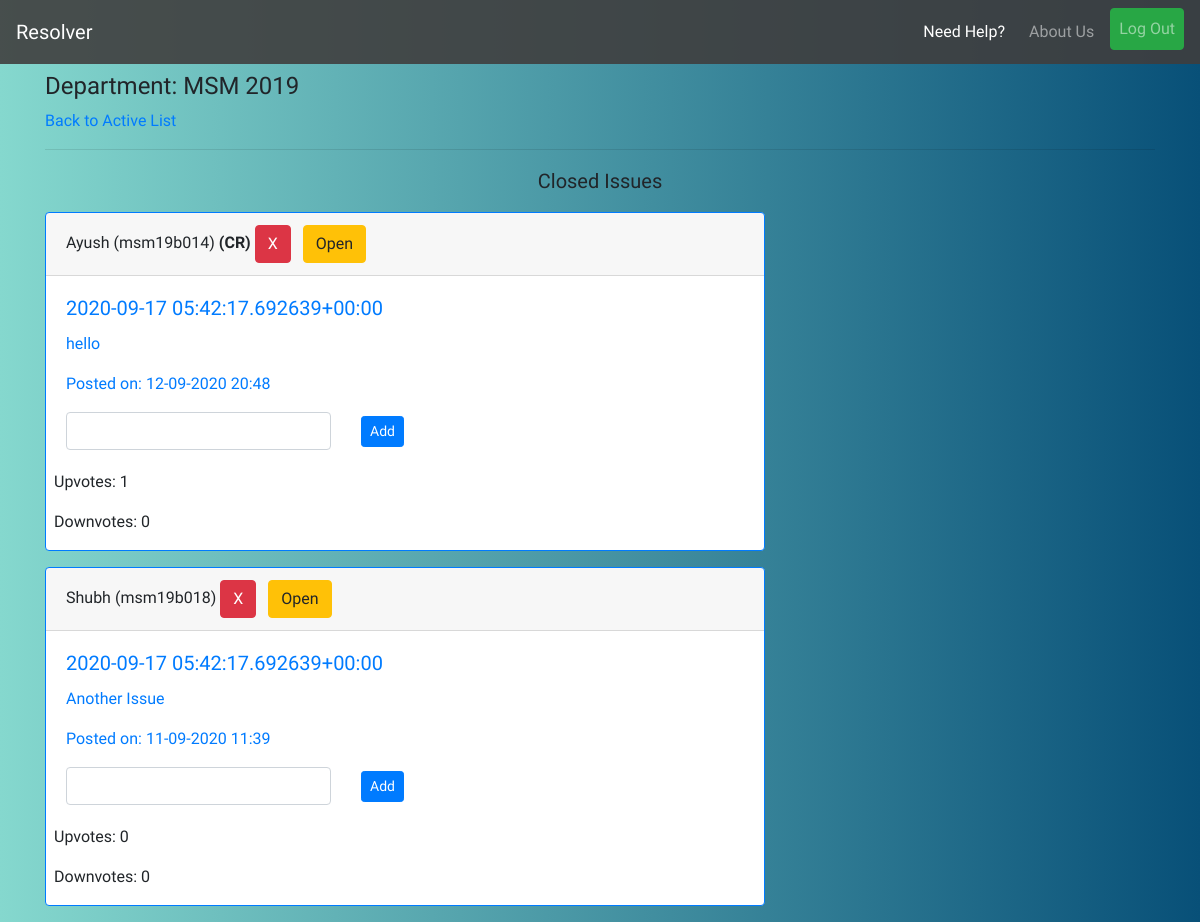
Page /close/ (signed in) on the earlier database version.
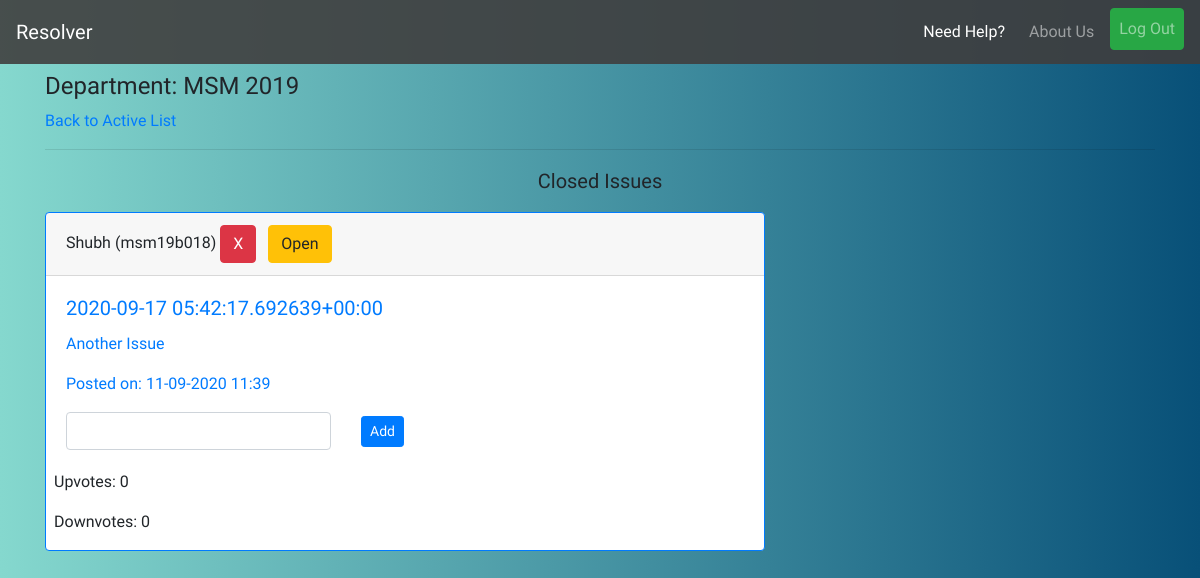
Same page on the later database version.
### reporter/models.py (models this page shows, shortened)
class Report(models.Model):
    user = models.ForeignKey(UserInfo,on_delete=models.CASCADE,blank=True)
    title = models.CharField('Subject',max_length=56)
    content = models.TextField('Issue')
    department = models.CharField(max_length=20,blank=True)
    year = models.CharField(max_length=4,blank=True)
    timestamp = models.DateTimeField(auto_now_add=True)
    updated = models.DateTimeField(auto_now=True)
    active = models.BooleanField(default=True)
    resolved = models.BooleanField(default=False)
    cr_line = models.CharField(max_length=256,null=True,blank=True)
    upvotes = models.IntegerField(default=0)
    downvotes = models.IntegerField(default=0)
    deadline = models.DateTimeField(null=True)
    class Meta:
        ordering = ['-timestamp']

### profiles/models.py (models this page shows, shortened)
class UserInfo(models.Model):
    user = models.OneToOneField(User,on_delete=models.CASCADE,related_name='info')
    is_cr = models.BooleanField(default=False)
    department = models.CharField(max_length=20)
    join_year = models.CharField(max_length=4)
    institute = models.ForeignKey(Institute,on_delete=models.CASCADE,related_name='allusers')
    registered_on = models.DateTimeField(auto_now_add=True)
    total_upvotes = models.IntegerField(default=0)
    total_downvotes = models.IntegerField(default=0)
    total_novotes = models.IntegerField(default=0)
    class Meta:
        ordering = ['-total_upvotes','-total_downvotes','-total_novotes']

class User(AbstractUser):
    pass

### reporter/views.py (the view)
# urls.py: path('close/',views.close_view,name='close-stage'),
@login_required
def close_view(request):
    if(request.user.info.is_cr):
        if(request.method=='POST'):
            id_ = int(request.POST.get('id',None))
            resolve_message = request.POST.get('c-line',None)
            obj = Report.objects.get(id=id_)
            obj.cr_line = resolve_message
            obj.save()
        qs = Report.objects.filter(active=False,department=request.user.info.department,year=request.user.info.join_year,resolved=False).order_by('-updated')
        return render(request,'reporter/closed.html',{'issue_list':qs})
    raise PermissionDenied

### reporter/templates/reporter/closed.html (shortened to what this page needs)
{% extends 'base.html' %}
{% load static %}
{% block content %}
{% if request.user.is_authenticated %}
    <h4 class=mt-2>Department: {{request.user.info.department|upper}} {{request.user.info.join_year}}</h4>
    <a href="{% url 'reporter:index' %}">Back to Active List</a>
    <hr>
    <p class="mt-2 lead text-center">Closed Issues</p>
    {% for issue in issue_list %}
    <div class="card border-primary mb-3" style="max-width: 45rem;">
        <div class="card-header">{{issue.user.user.first_name}} ({{issue.user.user.username}}) {% if issue.user.is_cr %}<strong>(CR)</strong>{% endif %} {% if request.user.info.is_cr %}<button type="button" class="btn btn-danger" data-toggle="modal" data-target="#deleteModal">X</button> <a class="btn btn-warning ml-2" href="{% url 'reporter:close-issue' issue.id %}">Open</a> {% endif %} {% if issue.cr_line %}<a class="btn btn-success" href="{% url 'reporter:resolve-issue' issue.id %}">Resolve</a>{% endif %}</div>
        <div class="card-body text-primary">
          <h5 class="card-title">{{issue.title}}</h5>
          <p class="card-text" >{{issue.content}}</p>
          <p class="card-text">Posted on: {{issue.timestamp|date:'d-m-Y H:i'}}</p>
          {% if issue.cr_line %}
          <p class="card-text resolve-message"><em>Resolved Message: </em><span style="color: black;">{{issue.cr_line}}</span></p>
          <a class="btn btn-dark" href="{% url 'reporter:resolve-line-delete' issue.id %}">Remove Message</a>
          {% else %}
          <form action="{% url 'reporter:close-stage' %}" method="post">
            <div class="row">
              <div class="col-lg-5 col-md-7 col-sm-8">
                <input class="form-control" type="text" name="c-line">
              </div>
              <div class="col-2">
                  <input class="btn btn-primary btn-sm mt-1" type="submit" value="Add">
              </div>
            </div>
          </form>
          {% endif %}
        </div>
        <div class="results ml-2">
          <p>Upvotes: {{issue.upvotes}}</p>
          <p>Downvotes: {{issue.downvotes}}</p>
        </div>
    </div>
    {% empty %}
    <p class="lead">No Issues Closed!</p>
    {% endfor %}
{% endif %}
{% endblock %}

Differences in the rows shown:
no longer on this page (row edited): Report: user.user.first_name "Ayush", user.user.username "msm19b014", shows "(CR)", title "2020-09-17 05:42:17.692639+00:00", content "hello", timestamp "12-09-2020 20:48", upvotes "1", downvotes "0"
